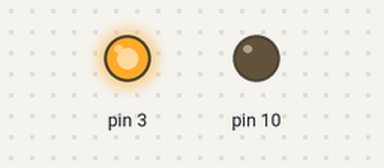
Simulated run of this sketch. Board: Arduino Uno, built with avr-gcc and run on an emulated ATmega328P. On the bench: output pins drawn as LEDs (lit = HIGH).

Above: at 2.1 s.
At 4.1 s:
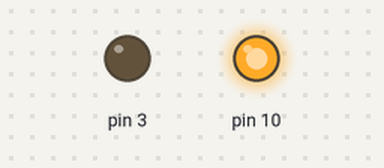
At 5.1 s:
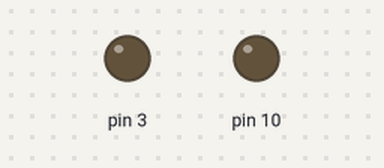
Timing chart, 0 to 6.8 s (numbered marks = the images above):
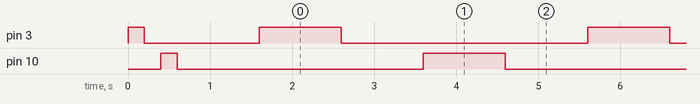

Measured:
- by itself, pin 3: repeats every 4.0 s: HIGH 1.0 s, LOW 3.0 s
- by itself, pin 10: alternates HIGH for 1.0 s and LOW for 3.0 s
- by itself, everything shown: repeats every 4.0 s, in 4 steps

The sketch:

problem1.ino
```cpp
/*

*/

void setup() {
    pinMode(3, OUTPUT);
    pinMode(10, OUTPUT);

    digitalWrite(3, HIGH);
    delay(200);
    digitalWrite(3, LOW);
    delay(200);
    digitalWrite(10, HIGH);
    delay(200);
    digitalWrite(10, LOW);
    delay(1000);
}

void loop() {
    digitalWrite(3, HIGH);
    delay(1000);
    digitalWrite(3, LOW);
    delay(1000);
    digitalWrite(10, HIGH);
    delay(1000);
    digitalWrite(10, LOW);
    delay(1000);


}
```
